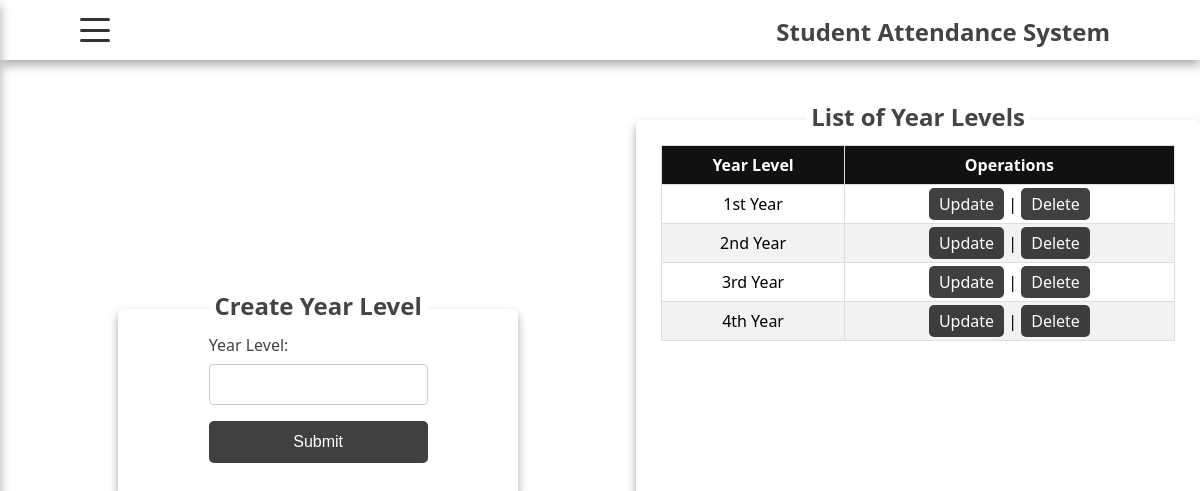
Before: /yearlevel/ with the older database file.
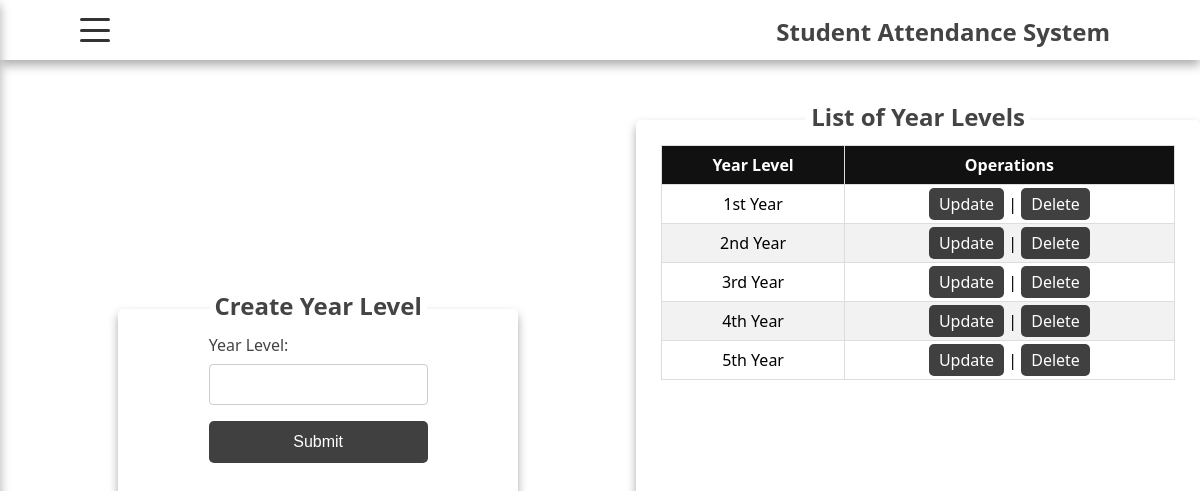
After: the same page with the newer database file.
### student/models.py (models this page shows, shortened)
class YearLevel(models.Model):
    yearlevel = models.CharField(max_length=50)

### student/views.py (the view)
# urls.py: path('yearlevel/',views.yearlevel,name='yearlevel'),
def yearlevel(request):
    return render(request, 'student/yearlevel.html',{'title':'Year Level','yearlevel_data': YearLevel.objects.all()})

### student/templates/student/yearlevel.html (shortened to what this page needs)
{% extends "base.html" %}
{%block content%}
    <div class="student-container">
        <div class="form-container">
            <div class="overlap-form-text">
                <h2>Create Year Level</h2>
            </div>
            <form action="{%url 'add_yearlevel'%}" method="post">
                <label for="">Year Level:</label>
                <input type="text" name="yearlevel" id="">
                <button type="submit">Submit</button>
            </form>
        </div>
        <div class="list-container">
            <div class="overlap-list-text">
                <h2>List of Year Levels</h2>
            </div>
            <div class="table-container">
                <table>
                    <thead>
                        <tr>
                            <th>Year Level</th>
                            <th>Operations</th>
                        </tr>
                    </thead>
                    <tbody>
                        {%for data in yearlevel_data%}
                        <tr>
                            <td>{{data.yearlevel}}</td>
                            <td>
                                <a href="{%url 'update_yearlevel' data.id%}">Update</a> |
                                <a href="{%url 'delete_yearlevel' data.id%}">Delete</a>
                            </td>
                        </tr>
                        {%endfor%}
                    </tbody>
                </table>
            </div>
        </div>
    </div>
{%endblock content%}

Changed rows visible on the page:
added YearLevel: yearlevel "5th Year"
